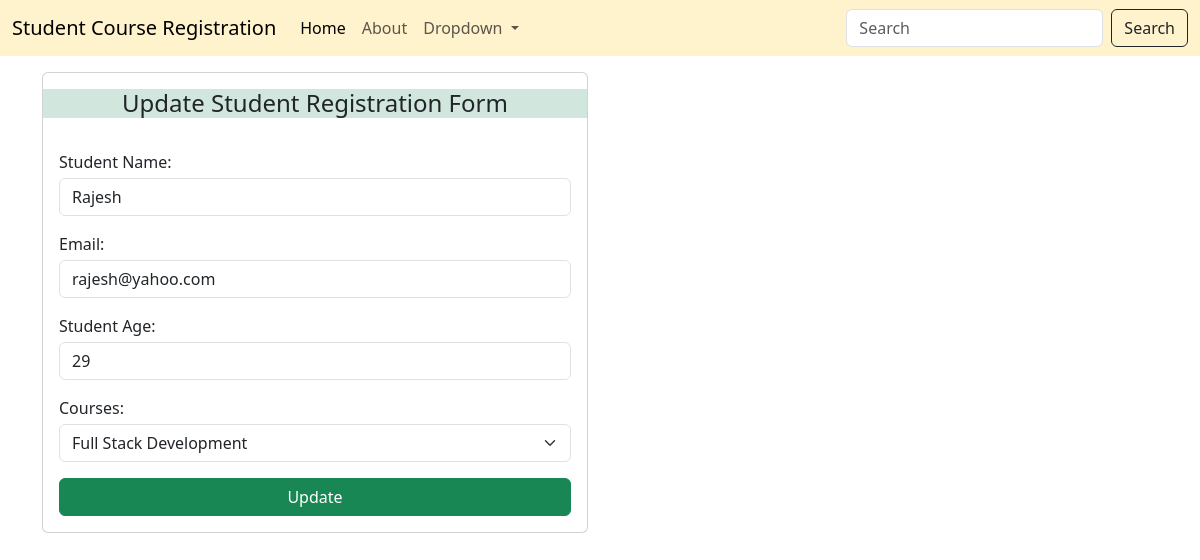
Page /update/4 on the committed database.
### studentregistration/models.py (models this page shows)
class Register(models.Model):
    name=models.CharField(max_length=50)
    email=models.EmailField()
    age=models.IntegerField()
    course=models.CharField(max_length=50)

### studentregistration/views.py (the view, shortened to what this page needs)
# urls.py: path('update',include("studentregistration.urls"))
def update(request,id):
    data=Register.objects.get(id=id)
    context={"data":data}
    return render(request,"update.html",context)

### templates/update.html (shortened to what this page needs)
<!DOCTYPE html>
<html lang="en">
  <head>
    <link
      href="https://cdn.jsdelivr.net/npm/bootstrap@5.3.2/dist/css/bootstrap.min.css"
      rel="stylesheet"
    />
  </head>
  <body>
    <nav class="navbar navbar-expand-lg bg-warning-subtle">
      <div class="container-fluid">
        <a class="navbar-brand" href="/">Student Course Registration</a>
        <div class="collapse navbar-collapse" id="navbarSupportedContent">
          <ul class="navbar-nav me-auto mb-2 mb-lg-0">
            <li class="nav-item">
              <a class="nav-link active" aria-current="page" href="/">Home</a>
            </li>
            <li class="nav-item">
              <a class="nav-link" href="#">About</a>
            </li>
            <li class="nav-item dropdown">
              <a
                class="nav-link dropdown-toggle"
                href="#"
                role="button"
                data-bs-toggle="dropdown"
                aria-expanded="false"
              >
                Dropdown
              </a>
            </li>
          </ul>
          <form class="d-flex" role="search">
            <input
              class="form-control me-2"
              type="search"
              placeholder="Search"
              aria-label="Search"
            />
            <button class="btn btn-outline-dark" type="submit">Search</button>
          </form>
        </div>
      </div>
    </nav>
    <div class="container mt-3">
      <div class="row">
        <div class="col-md-6">
          <div class="card">
            <div class="card-title">
              <h4 class="text-center bg-success-subtle text-dark mt-3">
                Update Student Registration Form
              </h4>
            </div>
            <div class="card-text p-3">
              <form action="/update/{{data.id}}" method="post"> {% csrf_token %}
                <div class="form-group">
                  <label for="name" class="mb-1">Student Name:</label>
                  <input
                    class="form-control"
                    type="text"
                    name="fullname"
                    id="name_01"
                    value="{{data.name}}"
                    placeholder="enter your name"
                    required
                  />
                </div>
                <div class="form-group mt-3">
                  <label for="email" class="mb-1">Email:</label>
                  <input
                    class="form-control"
                    type="email"
                    name="email"
                    id="email_01"
                    value={{data.email}}
                    placeholder="enter your email"
                    required
                  />
                </div>
                <div class="form-group mt-3">
                    <label for="age" class="mb-1">Student Age:</label>
                    <input
                      class="form-control"
                      type="number"
                      name="age"
                      id="age_01"
                      value={{data.age}}
                      placeholder="enter your age"
                    />
                </div>
                <div class="form-group mt-3">
                    <label for="course" class="mb-1">Courses:</label>
                    <select class="form-select" aria-label="select-course" name="course">
                        <option selected value={{data.course}}>{{data.course}}</option>
                      </select>
                </div>
                <div class="d-grid gap-2 mt-3">
                    <button class="btn btn-success" type="submit">Update</button>
                  </div>
              </form>
            </div>
          </div>
        </div>
      </div>
    </div>
  </body>
</html>

### rows in the picture
Register: fullname "Rajesh", email "rajesh@yahoo.com", age "29", course "Full Stack Development"
